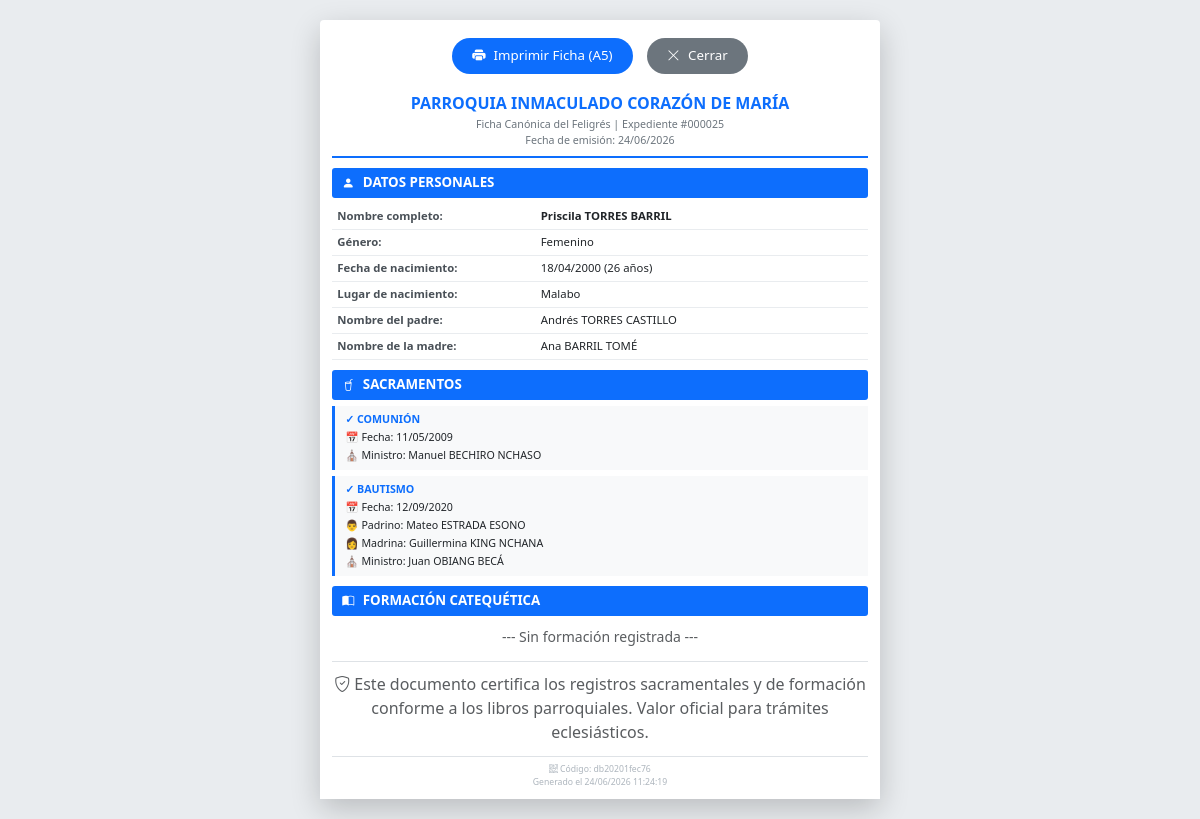
The page /report/imprimir_reporte.php?id=25 on the database as committed earlier.
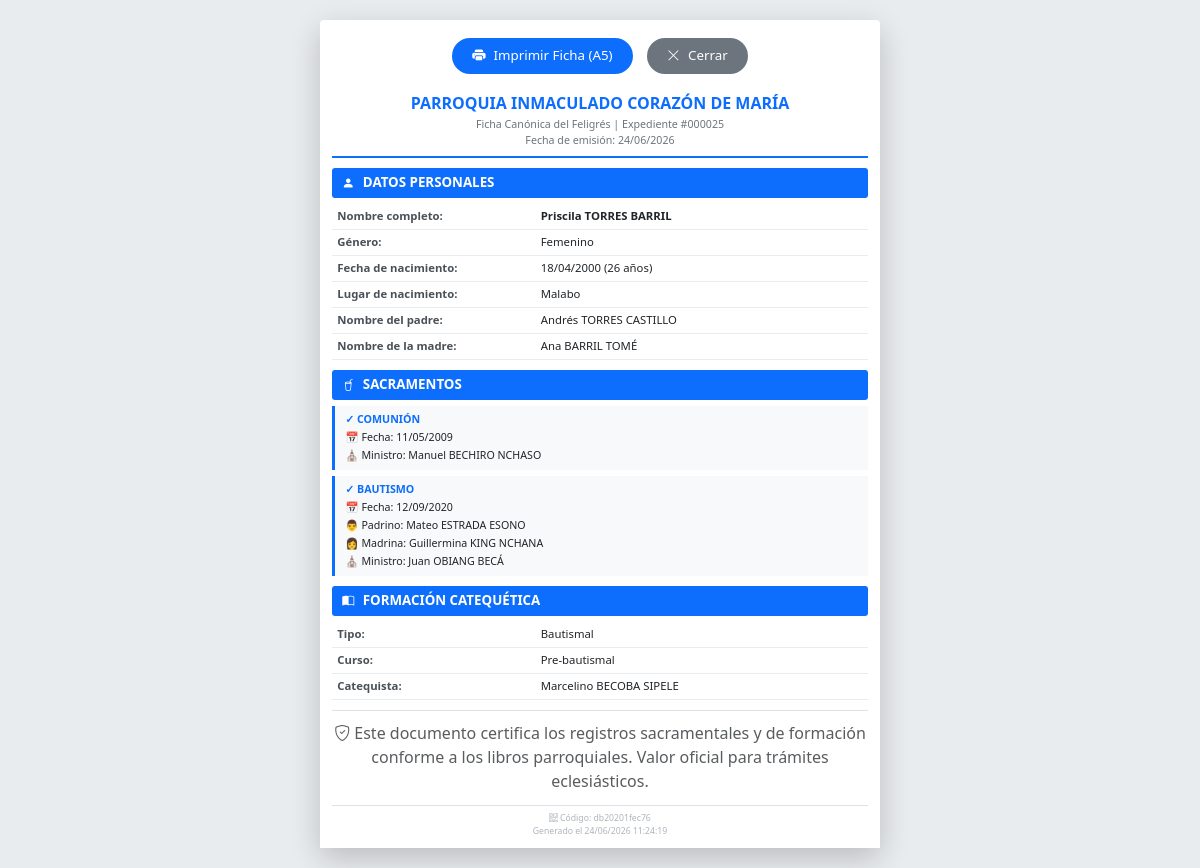
The same page on the database as committed later.
### tables this page shows
CREATE TABLE `feligres` (
  `id_feligres` int(11) NOT NULL,
  `nombre_completo` varchar(150) NOT NULL,
  `genero` enum('Masculino','Femenino') NOT NULL,
  `nombre_padre` varchar(150) DEFAULT NULL,
  `nombre_madre` varchar(150) DEFAULT NULL,
  `fecha_nacimiento` date DEFAULT NULL,
  `lugar_nacimiento` varchar(150) DEFAULT NULL
);

CREATE TABLE `catequesis` (
  `id_catequesis` int(11) NOT NULL,
  `id_feligres` int(11) DEFAULT NULL,
  `estado` tinyint(1) NOT NULL DEFAULT 1,
  `id_curso` int(11) DEFAULT NULL,
  `id_parroquia` int(11) DEFAULT NULL,
  `id_periodo` int(11) DEFAULT NULL,
  `tipo` enum('Bautismal','Primera comunión','Confirmación','Matrimonial') NOT NULL,
  `id_pago` int(11) DEFAULT NULL,
  `monto_pago` decimal(12,2) DEFAULT 0.00
);

CREATE TABLE `curso` (
  `id_curso` int(11) NOT NULL,
  `nombre` varchar(150) DEFAULT NULL,
  `duracion` varchar(50) DEFAULT NULL,
  `id_catequista` int(11) DEFAULT NULL
);

CREATE TABLE `catequista` (
  `id_catequista` int(11) NOT NULL,
  `nombre` varchar(150) NOT NULL,
  `telefono` varchar(50) DEFAULT NULL,
  `especialidad` varchar(100) DEFAULT NULL
);

### report/imprimir_reporte.php (the view, shortened to what this page needs)
<?php
$id = $_GET['id'];
$db = (new Database())->getConnection();
$stmt = $db->prepare("SELECT * FROM feligres WHERE id_feligres = ?");
$stmt->execute([$id]);
$feligres = $stmt->fetch(PDO::FETCH_ASSOC);
$stmt = $db->prepare("
    SELECT 'BAUTISMO' AS sacramento, fecha, padrino, madrina,
           (SELECT nombre_completo FROM ministros WHERE id_ministro = b.id_ministro) AS ministro
    FROM bautismo b WHERE id_feligres = ?
    UNION ALL
    SELECT 'COMUNIÓN', fecha, NULL, NULL,
           (SELECT nombre_completo FROM ministros WHERE id_ministro = c.id_ministro)
    FROM comunion c WHERE id_feligres = ?
    UNION ALL
    SELECT 'CONFIRMACIÓN', fecha, NULL, NULL,
           (SELECT nombre_completo FROM ministros WHERE id_ministro = cf.id_ministro)
    FROM confirmacion cf WHERE id_feligres = ?
");
$stmt->execute([$id, $id, $id]);
$sacramentos = $stmt->fetchAll(PDO::FETCH_ASSOC);
usort($sacramentos, function($a, $b) {
    return strtotime($a['fecha']) - strtotime($b['fecha']);
});
$stmt = $db->prepare("
    SELECT
        c.tipo,
        cu.nombre AS curso_nombre,
        cat.nombre AS catequista_nombre
    FROM catequesis c
    LEFT JOIN curso cu ON c.id_curso = cu.id_curso
    LEFT JOIN catequista cat ON cu.id_catequista = cat.id_catequista
    WHERE c.id_feligres = ? AND c.estado = 1
    ORDER BY c.id_catequesis DESC
    LIMIT 1
");
$stmt->execute([$id]);
$catequesis = $stmt->fetch(PDO::FETCH_ASSOC);
$edad = '';
if ($feligres['fecha_nacimiento']) {
    $fecha_nac = new DateTime($feligres['fecha_nacimiento']);
    $hoy = new DateTime();
    $edad = $hoy->diff($fecha_nac)->y;
}
?>
<!DOCTYPE html>
<html lang="es">
<head>
    <link href="https://cdn.jsdelivr.net/npm/bootstrap@5.3.2/dist/css/bootstrap.min.css" rel="stylesheet">
    <link rel="stylesheet" href="https://cdn.jsdelivr.net/npm/bootstrap-icons@1.11.3/font/bootstrap-icons.min.css">
</head>
<body>
<div class="ficha-container">
    <div class="no-print text-center pt-2">
        <button onclick="window.print();" class="btn-print">
            <i class="bi bi-printer-fill"></i> Imprimir Ficha (A5)
        </button>
        <button onclick="window.close();" class="btn-print" style="background: #6c757d; margin-left: 10px;">
            <i class="bi bi-x-lg"></i> Cerrar
        </button>
    </div>
    <div class="card-ficha">
        <div class="header-ficha">
            <h3>PARROQUIA INMACULADO CORAZÓN DE MARÍA</h3>
            <p>Ficha Canónica del Feligrés | Expediente #<?php echo str_pad($feligres['id_feligres'], 6, '0', STR_PAD_LEFT); ?></p>
            <p class="mb-0">Fecha de emisión: <?php echo date('d/m/Y'); ?></p>
        </div>
        <div class="section-title">
            <i class="bi bi-person-fill"></i> DATOS PERSONALES
        </div>
        <table class="info-table">
            <tr>
                <td>Nombre completo:</td>
                <td><strong><?php echo htmlspecialchars($feligres['nombre_completo']); ?></strong></td>
            </tr>
            <tr>
                <td>Género:</td>
                <td><?php echo htmlspecialchars($feligres['genero']); ?></td>
            </tr>
            <tr>
                <td>Fecha de nacimiento:</td>
                <td><?php echo $feligres['fecha_nacimiento'] ? date('d/m/Y', strtotime($feligres['fecha_nacimiento'])) : '---'; ?>
                <?php if ($edad): ?> (<?php echo $edad; ?> años)<?php endif; ?></td>
            </tr>
            <tr>
                <td>Lugar de nacimiento:</td>
                <td><?php echo htmlspecialchars($feligres['lugar_nacimiento'] ?? '---'); ?></td>
            </tr>
            <tr>
                <td>Nombre del padre:</td>
                <td><?php echo htmlspecialchars($feligres['nombre_padre'] ?? '---'); ?></td>
            </tr>
            <tr>
                <td>Nombre de la madre:</td>
                <td><?php echo htmlspecialchars($feligres['nombre_madre'] ?? '---'); ?></td>
            </tr>
        </table>
        <div class="section-title">
            <i class="bi bi-cup-straw"></i> SACRAMENTOS
        </div>
        <?php if (empty($sacramentos)): ?>
            <div class="text-center text-muted small py-1">--- Sin sacramentos registrados ---</div>
        <?php else: ?>
            <?php foreach ($sacramentos as $s): ?>
                <div class="sacramento-item">
                    <div class="sacramento-titulo">
                        ✓ <?php echo htmlspecialchars($s['sacramento']); ?>
                    </div>
                    <div>📅 Fecha: <?php echo $s['fecha'] ? date('d/m/Y', strtotime($s['fecha'])) : 'Pendiente'; ?></div>
                    <?php if (!empty($s['padrino'])): ?>
                        <div>👨 Padrino: <?php echo htmlspecialchars($s['padrino']); ?></div>
                    <?php endif; ?>
                    <?php if (!empty($s['madrina'])): ?>
                        <div>👩 Madrina: <?php echo htmlspecialchars($s['madrina']); ?></div>
                    <?php endif; ?>
                    <?php if (!empty($s['ministro'])): ?>
                        <div>⛪ Ministro: <?php echo htmlspecialchars($s['ministro']); ?></div>
                    <?php endif; ?>
                </div>
            <?php endforeach; ?>
        <?php endif; ?>
        <div class="section-title">
            <i class="bi bi-book-half"></i> FORMACIÓN CATEQUÉTICA
        </div>
        <?php if (!$catequesis): ?>
            <div class="text-center text-muted small py-1">--- Sin formación registrada ---</div>
        <?php else: ?>
            <table class="info-table">
                <tr>
                    <td>Tipo:</td>
                    <td><?php echo htmlspecialchars($catequesis['tipo'] ?? '---'); ?></td>
                </tr>
                <tr>
                    <td>Curso:</td>
                    <td><?php echo htmlspecialchars($catequesis['curso_nombre'] ?? '---'); ?></td>
                </tr>
                <tr>
                    <td>Catequista:</td>
                    <td><?php echo htmlspecialchars($catequesis['catequista_nombre'] ?? '---'); ?></td>
                </tr>
            </table>
        <?php endif; ?>
        <div class="divider"></div>
        <div class="small-text text-center text-muted">
            <i class="bi bi-shield-check"></i> Este documento certifica los registros sacramentales y de formación<br>
            conforme a los libros parroquiales. Valor oficial para trámites eclesiásticos.
        </div>
        <div class="footer-ficha">
            <i class="bi bi-qr-code"></i> Código: <?php echo substr(md5($feligres['id_feligres'] . date('Ymd')), 0, 12); ?>
            <br>
            Generado el <?php echo date('d/m/Y H:i:s'); ?>
        </div>
    </div>
</div>
</body>
</html>

### report/imprimir_reporte.php (style rules this page uses)
body { background: #e9ecef; display: flex; justify-content: center; align-items: center; min-height: 100vh; padding: 20px; font-family: 'Segoe UI', Tahoma, Geneva, Verdana, sans-serif; }
.ficha-container { max-width: 148mm; width: 100%; margin: 0 auto; background: white; box-shadow: 0 10px 30px rgba(0,0,0,0.2); border-radius: 4px; }
.card-ficha { background: white; padding: 10px 12px; }
.header-ficha { text-align: center; border-bottom: 2px solid #0d6efd; padding-bottom: 8px; margin-bottom: 10px; }
.header-ficha h3 { font-size: 12pt; margin-bottom: 3px; font-weight: bold; color: #0d6efd; }
.header-ficha p { font-size: 8pt; margin: 0; color: #6c757d; }
.section-title { font-size: 10pt; font-weight: bold; background: #0d6efd; color: white; padding: 5px 10px; margin: 10px 0 6px 0; border-radius: 3px; }
.section-title i { margin-right: 5px; font-size: 9pt; }
.info-table { width: 100%; margin-bottom: 5px; }
.info-table td { padding: 4px 5px; border-bottom: 1px solid #e9ecef; vertical-align: top; font-size: 8.5pt; }
.info-table td:first-child { font-weight: 600; width: 38%; color: #495057; }
.info-table td:last-child { color: #212529; }
.sacramento-item { background: #f8f9fa; border-left: 3px solid #0d6efd; padding: 5px 10px; margin-bottom: 6px; font-size: 8pt; }
.sacramento-titulo { font-weight: bold; color: #0d6efd; font-size: 9pt; margin-bottom: 3px; }
.sacramento-item div { font-size: 8pt; margin-bottom: 2px; }
.divider { height: 1px; background: #dee2e6; margin: 10px 0; }
.footer-ficha { margin-top: 12px; padding-top: 6px; text-align: center; font-size: 6.5pt; color: #adb5bd; border-top: 1px solid #dee2e6; }
.btn-print { background: #0d6efd; color: white; border: none; padding: 8px 20px; border-radius: 30px; font-weight: 500; margin: 10px auto; cursor: pointer; display: inline-flex; align-items: center; gap: 8px; font-size: 10pt; }
.text-center { text-align: center; }
.text-muted { color: #6c757d; }
@media screen { .ficha-container { box-shadow: 0 10px 30px rgba(0,0,0,0.2); } }

Rows that differ between the two databases and show on the page:
added catequesis: tipo "Bautismal", id_curso.nombre "Pre-bautismal", catequista.nombre "Marcelino BECOBA SIPELE"
Other text that changed with them:
text no longer shown: "--- Sin formación registrada ---"
text now shown: "Tipo: Curso: Catequista:"
